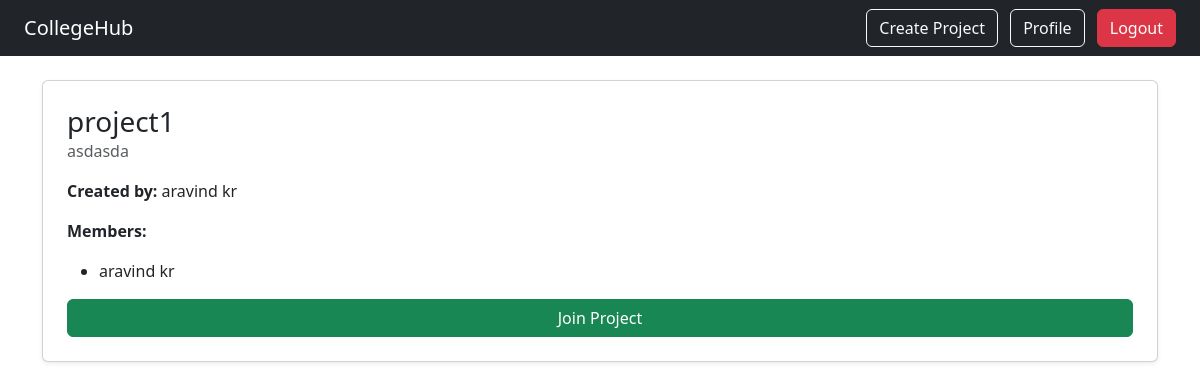
/projects/4 (signed in), run on the app's committed database.
### app.py (models this page shows)
class Project(db.Model):
    id = db.Column(db.Integer, primary_key=True)
    name = db.Column(db.String(150), nullable=False)
    description = db.Column(db.String(500), nullable=False)
    created_by = db.Column(db.Integer, db.ForeignKey('user.id'), nullable=False)
    creator = db.relationship('User', backref='created_projects', foreign_keys=[created_by])
    members = db.relationship('User', secondary=project_participants, backref='projects')

class User(UserMixin, db.Model):
    id = db.Column(db.Integer, primary_key=True)
    first_name = db.Column(db.String(150), nullable=False)
    last_name = db.Column(db.String(150), nullable=False)
    email = db.Column(db.String(120), unique=True, nullable=False)
    password = db.Column(db.String(255), nullable=False)
    profile_picture = db.Column(db.String(255))
    bio = db.Column(db.String(500))

### app.py (the view)
@app.route('/projects/<int:project_id>')
@login_required
def project_detail(project_id):
    project = Project.query.get_or_404(project_id)
    return render_template('project_detail.html', project=project)  # <- THIS LINE

### app.py (called while the page is built)
@login_manager.user_loader
def load_user(user_id):
    return User.query.get(int(user_id))

### templates/project_detail.html
{% extends 'base.html' %}
{% block content %}
<div class="card p-4 shadow-sm">
    <h3 class="mb-0">{{ project.name }}</h3>
    <p class="text-muted">{{ project.description }}</p>
    <p><strong>Created by:</strong> {{ project.creator.first_name }} {{ project.creator.last_name }}</p>
    <p><strong>Members:</strong></p>
    <ul>
        {% for member in project.members %}
            <li>{{ member.first_name }} {{ member.last_name }}</li>
        {% endfor %}
    </ul>
    {% if current_user not in project.members %}
        <a href="{{ url_for('join_project', project_id=project.id) }}" class="btn btn-success">Join Project</a>
    {% else %}
        <a href="{{ url_for('leave_project', project_id=project.id) }}" class="btn btn-danger">Leave Project</a>
    {% endif %}
</div>
{% endblock %}

### data on the page
Project: name "project1", description "asdasda"
User: creator.first_name "aravind", creator.last_name "kr", first_name "aravind", last_name "kr"
